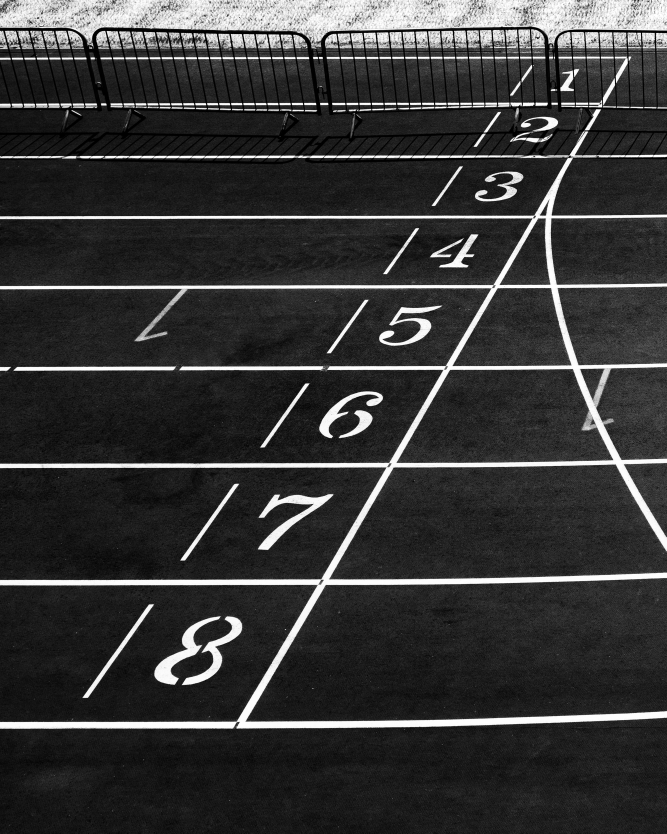
#> input picture PROJECTS/Lane Detection/For Image/roads.jpg, 2000 x 2500 px (shown at 1/3 size)
$ python detect.py
#> lines starting #> are read from the running program, lines starting #| are printed output that depends on the picture; after the words box and inside, x2 and y2 are one past the last pixel; in counts of white or black regions, pixels touching at a corner belong together
import cv2
import numpy as np

img = cv2.imread("roads.jpg")
#> img is the input picture: shape (2500, 2000, 3); min 0, max 255, mean 55
# resizing the image
desired_width = 800
aspect_ratio = img.shape[1] / img.shape[0]
#> aspect_ratio = 0.8
desired_height = int(desired_width / aspect_ratio)
#> desired_height = 1000
new_img = cv2.resize(img, (desired_width, desired_height))
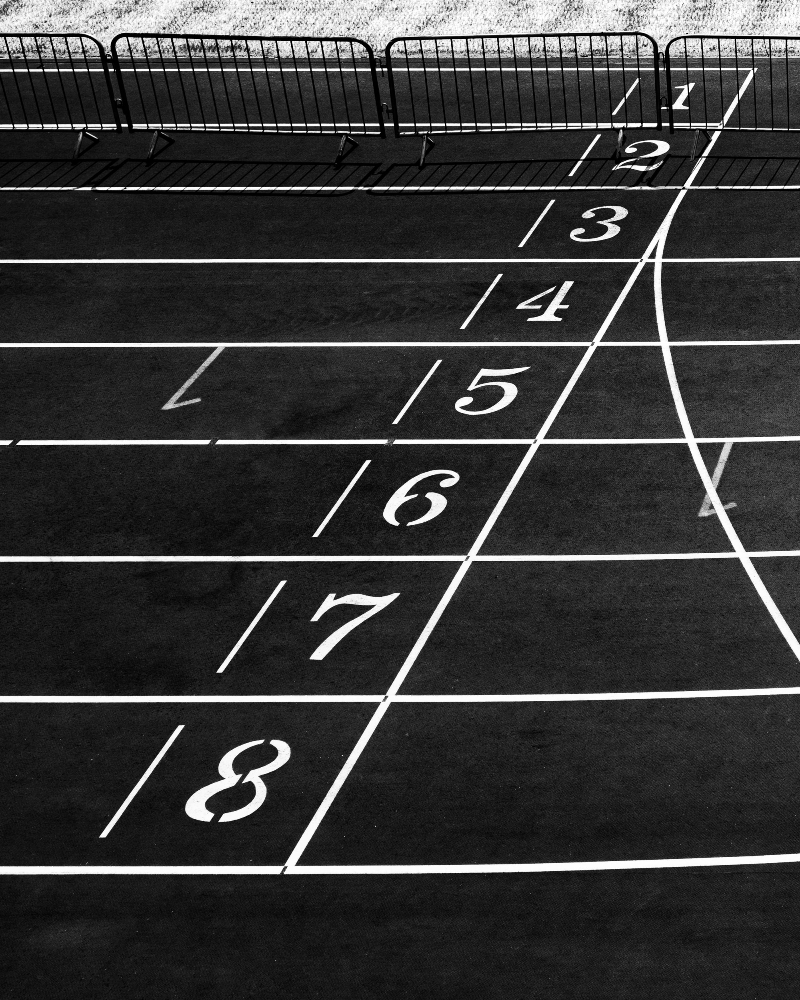
#> new_img: shape (1000, 800, 3); min 0, max 255, mean 54.9

grey=cv2.cvtColor(new_img,cv2.COLOR_BGR2GRAY)#converted to gray
blurred = cv2.GaussianBlur(grey, (3,3), 0)
#thresh = cv2.adaptiveThreshold(blurred, 255, cv2.ADAPTIVE_THRESH_MEAN_C, cv2.THRESH_BINARY, 11, 2)

edges=cv2.Canny(new_img,500,700)
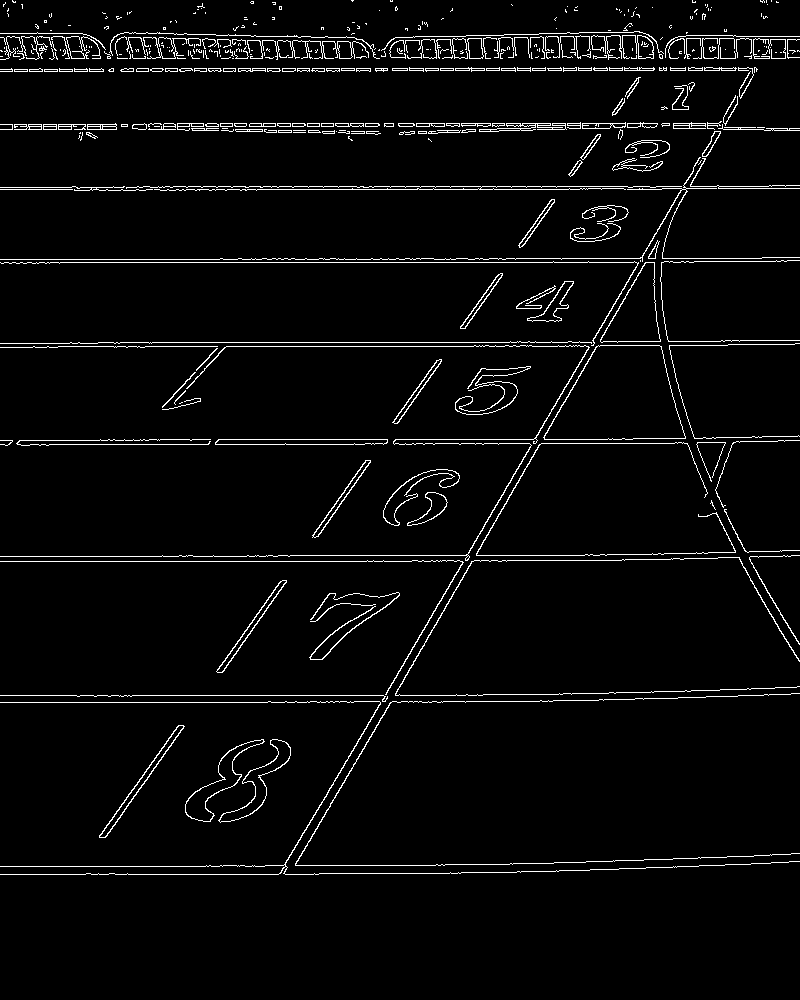
#> edges: shape (1000, 800); 3.6% white in thin lines or dots, all inside (x1, y1, x2, y2) = (0, 0, 800, 875)
contours, _ = cv2.findContours(edges, cv2.RETR_EXTERNAL, cv2.CHAIN_APPROX_SIMPLE)
#> contours = 393 contours, 269 with area under 20; largest, box (x1, y1, x2, y2) and area: (543, 345, 686, 440) 9602, (600, 262, 661, 343) 2652, (185, 739, 265, 822) 1479, (218, 739, 291, 823) 1272, (215, 439, 388, 445) 834
cv2.drawContours(new_img, contours, -1, (0,0,255), 2)
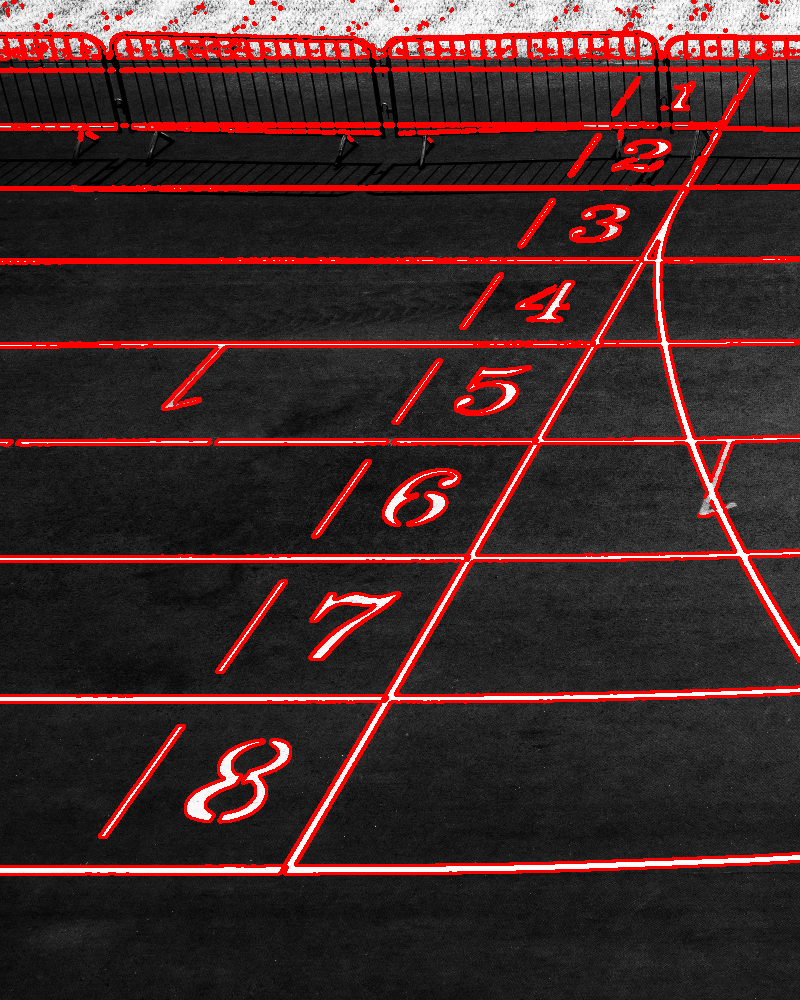
#> new_img: shape (1000, 800, 3); 10.63% of pixels changed, all inside (x1, y1, x2, y2) = (0, 0, 800, 876)

cv2.imshow("output", new_img)
cv2.waitKey(0)
